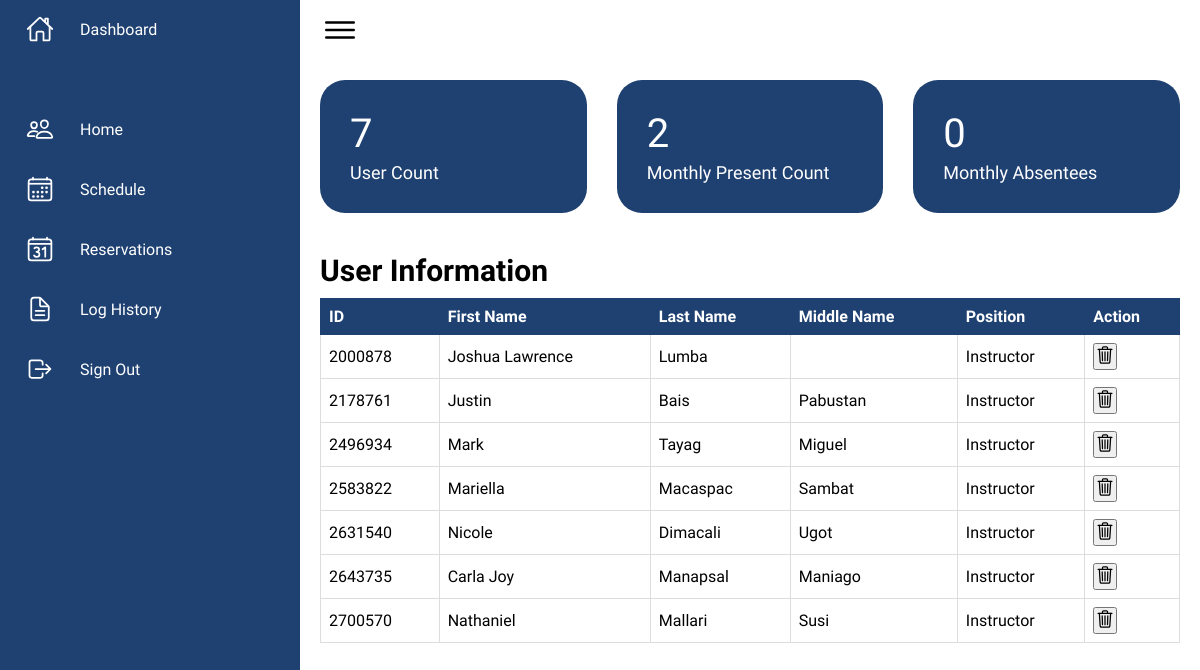
/dashboard/dashboard.php (signed in), run on an earlier commit of the app's database.
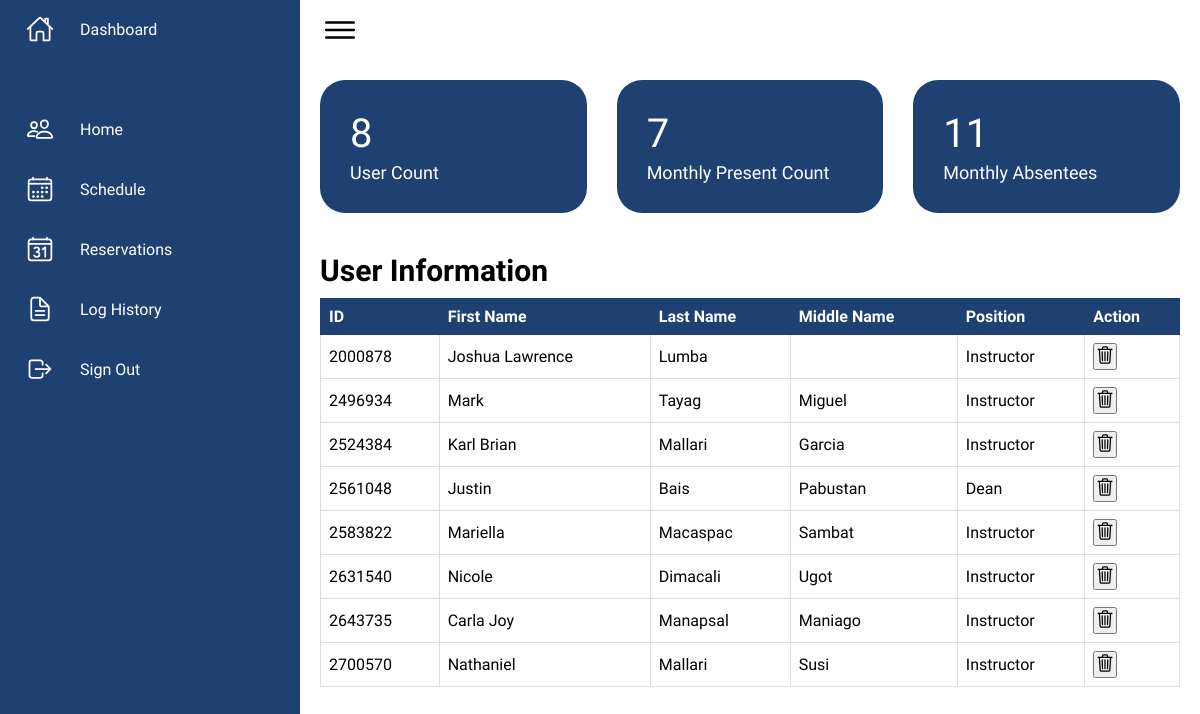
And on a later commit of the database.
### tables this page shows
CREATE TABLE `ccs_user` (
  `ccs_id` int(11) NOT NULL,
  `ccs_email` varchar(35) DEFAULT NULL,
  `ccs_password` varchar(255) DEFAULT NULL,
  `ccs_firstname` varchar(25) DEFAULT NULL,
  `ccs_lastname` varchar(25) DEFAULT NULL,
  `ccs_middlename` varchar(25) DEFAULT NULL,
  `ccs_position` varchar(20) DEFAULT NULL,
  `reset_token_hash` varchar(64) DEFAULT NULL,
  `reset_token_expiry` datetime DEFAULT NULL
);

### dashboard/dashboard.php (the view, shortened to what this page needs)
<?php
    require_once '../configuration/dbcon.php';
    try {
        if(isset($_SESSION['ccs_id']) && $_SESSION['position'] == 'Admin'){
            $sql = "SELECT count(*) as user_count FROM ccs_user WHERE ccs_position <> 'Admin'";
            $stmt = $pdo->prepare($sql);
            $stmt->execute();
            $row = $stmt->fetch();
            $user_count = $row['user_count'];
            $sql = "SELECT COUNT(*) as present_count FROM ccs_log  WHERE remarks ='Present' AND log_date >= DATE_FORMAT(log_date, '%Y-%m,-01')";
            $stmt = $pdo->prepare($sql);
            $stmt->execute();
            $row = $stmt->fetch();
            $present_count = $row['present_count'];
            $sql = "SELECT COUNT(*) as absent_count FROM ccs_log  WHERE remarks ='Absent' AND log_date >= DATE_FORMAT(log_date, '%Y-%m,-01')";
            $stmt = $pdo->prepare($sql);
            $stmt->execute();
            $row = $stmt->fetch();
            $absent_count = $row['absent_count'];
            $sql = "SELECT * FROM ccs_user WHERE ccs_position <>'Admin'";
            $stmt = $pdo->prepare($sql);
            $stmt->execute();
            $rows = $stmt->fetchAll(PDO::FETCH_ASSOC);
        } else {
            header('Location: ../user-dashboard/dashboard.php');
            exit();
        }
    }
    catch(PDOException $e){
        $error_log = "Error: " . $e->getMessage();
        echo '<script>alert("' . $error_log . '"); window.location.href = "../index.php";</script>';
        exit();
    }
?>
<!DOCTYPE html>
<html lang="en">
<head>
    <link rel="stylesheet" href="../styles/dashboardstruc.css">
</head>
<body>
    <?php require '../navigation/admin-dashboard.php'?>
    <div class="main">
        <div class="topbar">
            <div class="toggle">
                <ion-icon name="menu-outline"></ion-icon>
            </div>
        </div>
        <div class="countbox">
                <div class="card">
                    <div>
                        <div class="numbers"><?php echo $user_count; ?></div>
                        <div class="name">User Count</div>
                    </div>
                </div>
                <div class="card">
                    <div>
                        <div class="numbers"><?php echo $present_count; ?></div>
                        <div class="name">Monthly Present Count</div>
                    </div>
                </div>
                <div class="card">
                    <div>
                        <div class="numbers"><?php echo $absent_count; ?></div>
                        <div class="name">Monthly Absentees</div>
                    </div>
                </div>
        </div>
        <div class="userdetails">
            <div class="usertable">
                <div class="header">
                    <h2>User Information</h2>
                </div>
                <form action="dashboard.php" method="POST">
                <table>
                    <thead>
                        <th>ID</th>
                        <th>First Name</th>
                        <th>Last Name</th>
                        <th>Middle Name</th>
                        <th>Position</th>
                        <th>Action</th>
                    </thead>
                    <tbody>
                        <?php
                            foreach($rows as $user){
                                echo '<tr>';
                                echo "<td><input type='hidden' name='user_id' value='{$user["ccs_id"]}'>{$user['ccs_id']}</td>";
                                echo '<td>'. $user['ccs_firstname'].'</td>';
                                echo '<td>'. $user['ccs_lastname'].'</td>';
                                echo '<td>'. $user['ccs_middlename'].'</td>';
                                echo '<td>'. $user['ccs_position'].'</td>';
                                echo '<td><button type="submit" class="delete" name="delete"><ion-icon name="trash-outline"></ion-icon></button></td>';
                                echo '</tr>';
                            }
                        ?>
                    </tbody>
                </table>
                </form>
            </div>
        </div>
    </div>
</body>
</html>

### navigation/admin-dashboard.php
<div class="container">
        <div class="navigation">
            <ul>
                <li>
                    <a href="dashboard.php">
                        <span class="icon">
                            <ion-icon name="home-outline"></ion-icon>
                        </span>
                        <span class="title">Dashboard</span>
                    </a>
                </li>
                <li>
                    <a href="dashboard.php">
                        <span class="icon">
                            <ion-icon name="people-outline"></ion-icon>
                        </span>
                        <span class="title">Home</span>
                    </a>
                </li>
                <li>
                    <a href="schedule.php">
                        <span class="icon">
                            <ion-icon name="calendar-outline"></ion-icon>
                        </span>
                        <span class="title">Schedule</span>
                    </a>
                </li>
                <li>
                    <a href="reservation.php">
                        <span class="icon">
                            <ion-icon name="calendar-number-outline"></ion-icon>
                        </span>
                        <span class="title">Reservations</span>
                    </a>
                </li>
                <li>
                    <a href="loghistory.php">
                        <span class="icon">
                            <ion-icon name="document-text-outline"></ion-icon>
                        </span>
                        <span class="title">Log History</span>
                    </a>
                </li>
                <li>
                    <a href="../logout-confirmation.php">
                        <span class="icon">
                            <ion-icon name="log-out-outline"></ion-icon>
                        </span>
                        <span class="title">Sign Out</span>
                    </a>
                </li>
            </ul>
        </div>
    </div>

### styles/dashboardstruc.css (style rules this page uses)
* { font-family: "Ubuntu", sans-serif; margin: 0; padding: 0; box-sizing: border-box; }
:root { --blue: #1F4172; --white: #fff; --gray: #f5f5f5; --black1: #222; --black2: #999; }
body { min-height: 100vh; }
.container { position: relative; width: 100%; }
.navigation { position: fixed; width: 300px; height: 100%; background: var(--blue); border-left: 10px solid var(--blue); transition: 0.5s; overflow: hidden; }
.navigation ul { position: absolute; top: 0; left: 0; width: 100%; }
.navigation ul li { position: relative; width: 100%; list-style: none; border-top-left-radius: 30px; border-bottom-left-radius: 30px; }
.navigation ul li:nth-child(1) { margin-bottom: 40px; pointer-events: none; }
.navigation ul li a { position: relative; display: block; width: 100%; display: flex; text-decoration: none; color: var(--white); }
.navigation ul li a .icon { position: relative; display: block; min-width: 60px; height: 60px; line-height: 75px; text-align: center; }
.navigation ul li a .icon ion-icon { font-size: 1.75rem; }
.navigation ul li a .title { position: relative; display: block; padding: 0 10px; height: 60px; line-height: 60px; text-align: start; white-space: nowrap; }
.main { position: absolute; width: calc(100% - 300px); left: 300px; min-height: 100vh; background: var(--white); transition: 0.5s; }
.topbar { width: 100%; height: 60px; display: flex; justify-content: space-between; align-items: center; padding: 0 10px; }
.toggle { position: relative; width: 60px; height: 60px; display: flex; justify-content: center; align-items: center; font-size: 2.5rem; cursor: pointer; }

### dashboard/dashboard.php (style rules this page uses)
.countbox { position: relative; width: 100%; padding: 20px; display: grid; grid-template-columns: repeat(3, 1fr); grid-gap: 30px; }
.countbox .card { position: relative; background: #fff; padding: 30px; background: #1F4172; border-radius: 25px; }
.countbox .card .numbers { position: relative; font-weight: 500; font-size: 40px; color: #fff; }
.countbox .card .name { color: #fff; font-size: 18px; margin-top: 5px; }
.userdetails { position: relative; width: 100%; padding: 20px; }
.usertable .header h2 { text-align: left; font-size: 30px; margin-bottom: 10px; }
table { border-collapse: collapse; width: 100%; }
thead { background-color: #1F4172; }
th, td { border: 1px solid #dddddd; text-align: left; padding: 8px; }
th { background-color: #1F4172; border: 1px solid #1F4172; color: white; }
.userdetails ion-icon { color: black; font-size: 20px; }

What changed in the data, as far as the page shows it:
removed ccs_user: ccs_id "2178761", ccs_firstname "Justin", ccs_lastname "Bais", ccs_middlename "Pabustan", ccs_position "Instructor"
added ccs_user: ccs_id "2524384", ccs_firstname "Karl Brian", ccs_lastname "Mallari", ccs_middlename "Garcia", ccs_position "Instructor"
added ccs_user: ccs_id "2561048", ccs_firstname "Justin", ccs_lastname "Bais", ccs_middlename "Pabustan", ccs_position "Dean"
Also different on the page:
$user_count: "7" → "8"
$present_count: "2" → "7"
$absent_count: "0" → "11"
